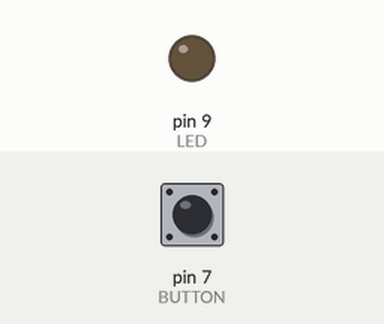
Simulated run of this sketch. Board: Arduino Uno, built with avr-gcc and run on an emulated ATmega328P. On the bench: output pins drawn as LEDs (lit = HIGH). The test bench sets the inputs (shaded band); at power-on: pin 7 (BUTTON) LOW.

Above: at 1.2 s.
1.3 s: pin 7 (BUTTON) pulled HIGH for 1 s
At 1.46 s:
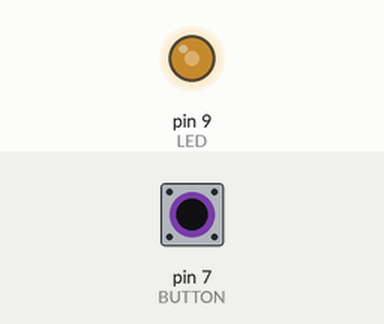
At 3.2 s:
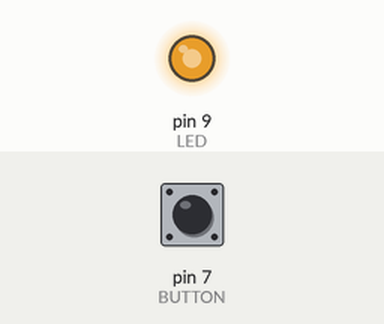
3.8 s: pin 7 (BUTTON) pulled HIGH for 0.15 s
At 4.7 s:
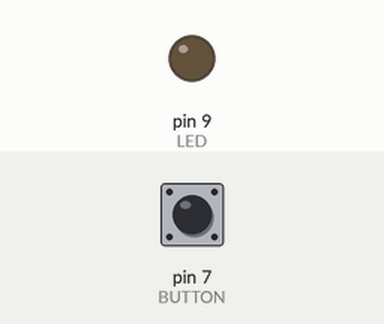
5.4 s: pin 7 (BUTTON) pulled HIGH for 3.2 s
Timing chart, 0 to 10.1 s (numbered marks = the images above; inputs shaded):
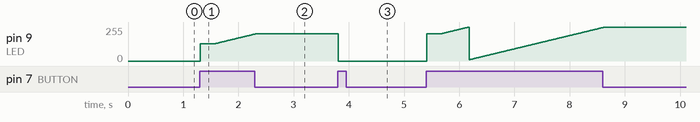

The sketch:

change_brightness_by_button.ino
```cpp
const int LED = 9; // LED PIN
const int BUTTON = 7;

int val = 0;
int old_val = 0; // storage

int state = 0;

unsigned long start_time = 0;
unsigned long change_bright_thresh = 250;
int bright_change_speed = 10; // higher is slower in this case because it's how much time (ms) between increments
int brightness = 128;

void setup(){
	pinMode(LED, OUTPUT);
	pinMode(BUTTON, INPUT);
}

void loop(){

	val = digitalRead(BUTTON);

	if((val == HIGH) && (old_val == LOW)) {
		state = 1 - state; // swap it

		start_time = millis();
		delay(10);
	}

	if((val == HIGH) && (old_val == HIGH)) {
		if (state == 1 && (millis()-start_time) > change_bright_thresh){
			brightness++;
			delay(bright_change_speed);

			if (brightness  > 255){
				brightness = 10; // start over
			}
		}
	}

	old_val = val;

	if(state == 1){
		analogWrite(LED,brightness);
	}else{
		analogWrite(LED,0);
	}
}
```

Measured:
- after the input at 1.3 s, pin 9 (LED): moves from 0/255 to 203/255 over 0.99 s, starting at once
- after the input at 3.8 s, pin 9 (LED): 203/255 → 0/255 at once
